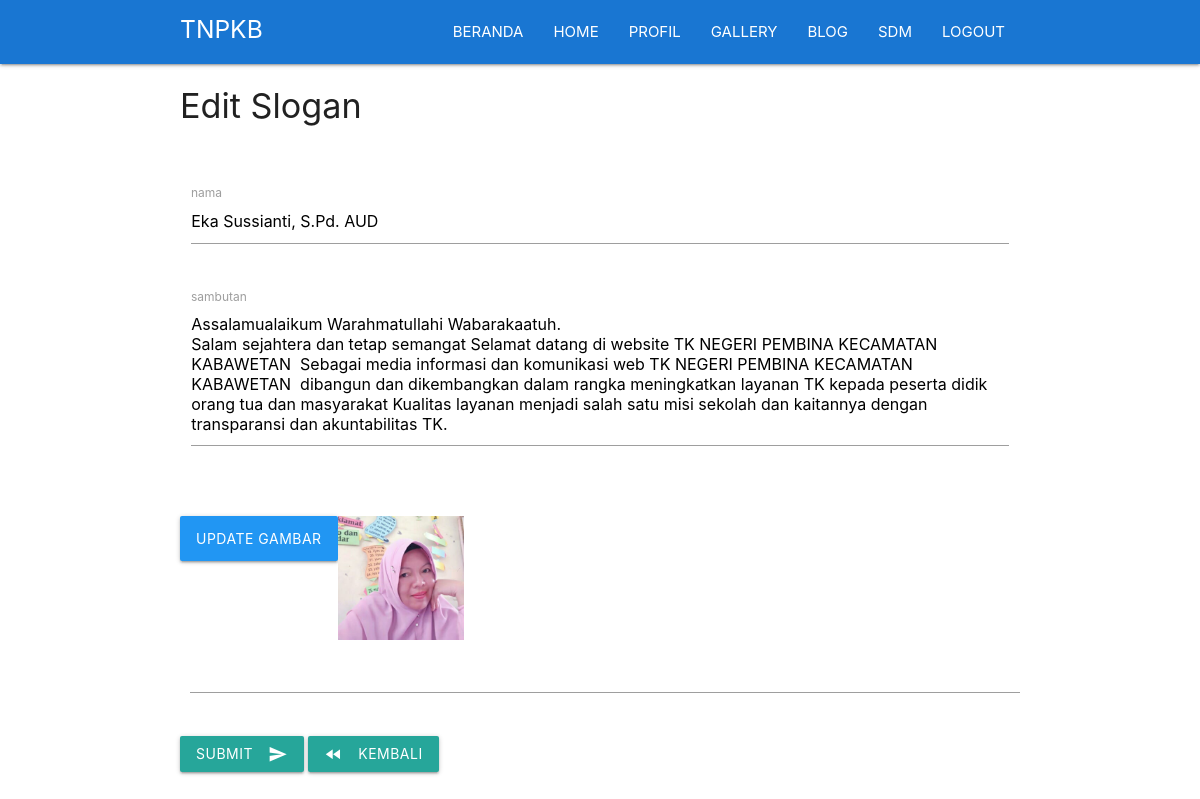
The app's page /page/index.php?page=home&aksi=editkepsek&id=1 (signed in) with its own data.
### tables this page shows
CREATE TABLE `kepsek` (
  `id` int(11) NOT NULL,
  `nama` varchar(200) NOT NULL,
  `sambutan` varchar(500) NOT NULL,
  `foto_kepsek` varchar(200) NOT NULL
);

### page/home/kepsek/edit.php (the view, shortened to what this page needs)
<?php
	$id = $_GET['id'];
	$result = mysqli_query($conn, "select * from kepsek where id='$id' ");
	$data = mysqli_fetch_assoc($result);
?>
<!DOCTYPE html>
<html>
	<head>
	<link type="text/css" rel="stylesheet" href="../../assets/css/materialize.min.css"  media="screen,projection"/>
	<link rel="stylesheet" type="text/css" href="../../assets/css/style.css">
	</head>
<body >
	<div class="container">
		<h4>Edit Slogan</h4><br><br>
	   <form action="" method="post" enctype="multipart/form-data">
      <div class="row">
        <div class="input-field col s12">
          <input id="judul_slogan" name="nama" type="text" class="" value="<?=$data['nama'] ?>">
          <label for="judul_slogan">nama</label>
        </div>
      </div>
	 <div class="row">
	      <div class="row">
	        <div class="input-field col s12">
	          <textarea id="textarea1" name="sambutan" class="materialize-textarea"><?=$data['sambutan'] ?></textarea>
	          <label for="textarea1">sambutan</label>
	        </div>
	      </div>
	  </div>
	  <div class="row">
	      <div class="file-field input-field">
      		<div class="btn blue">
      		  <span>Update Gambar</span>
     		</div>
      			<img src="../assets/img/kepalasekolah/<?php echo $data['foto_kepsek'] ?>" width="15%">
      <div class="file-path-wrapper">
        <input class="file-path validate" type="text">
	      </div>
	    </div>
	  </div>
	  <button class="btn waves-effect waves-light" type="submit" name="ubah">Submit
	    <i class="material-icons right">send</i>
	  </button>
	  <a href="index.php?page=home" class="btn waves-effect waves-light" ><i class="material-icons left">fast_rewind</i>Kembali</a>
	    </form>
	</div>
</body>
</html>

### records on screen
kepsek: nama "Eka Sussianti, S.Pd. AUD", sambutan "Assalamualaikum Warahmatullahi Wabarakaatuh. Salam sejahtera dan tetap semangat Selamat datang di website TK NEGERI PEMBINA KECAMATAN KABAWETAN Sebagai media informasi dan komunikasi web TK NEGERI PEMBINA KECAMATAN KABAWETAN dibangun dan dikembangkan dalam rangka meningkatkan layanan TK kepada peserta didik orang tua dan masyarakat Kualitas layanan menjadi salah satu misi sekolah dan kaitannya dengan transparansi dan akuntabilitas TK.", foto_kepsek (picture)
